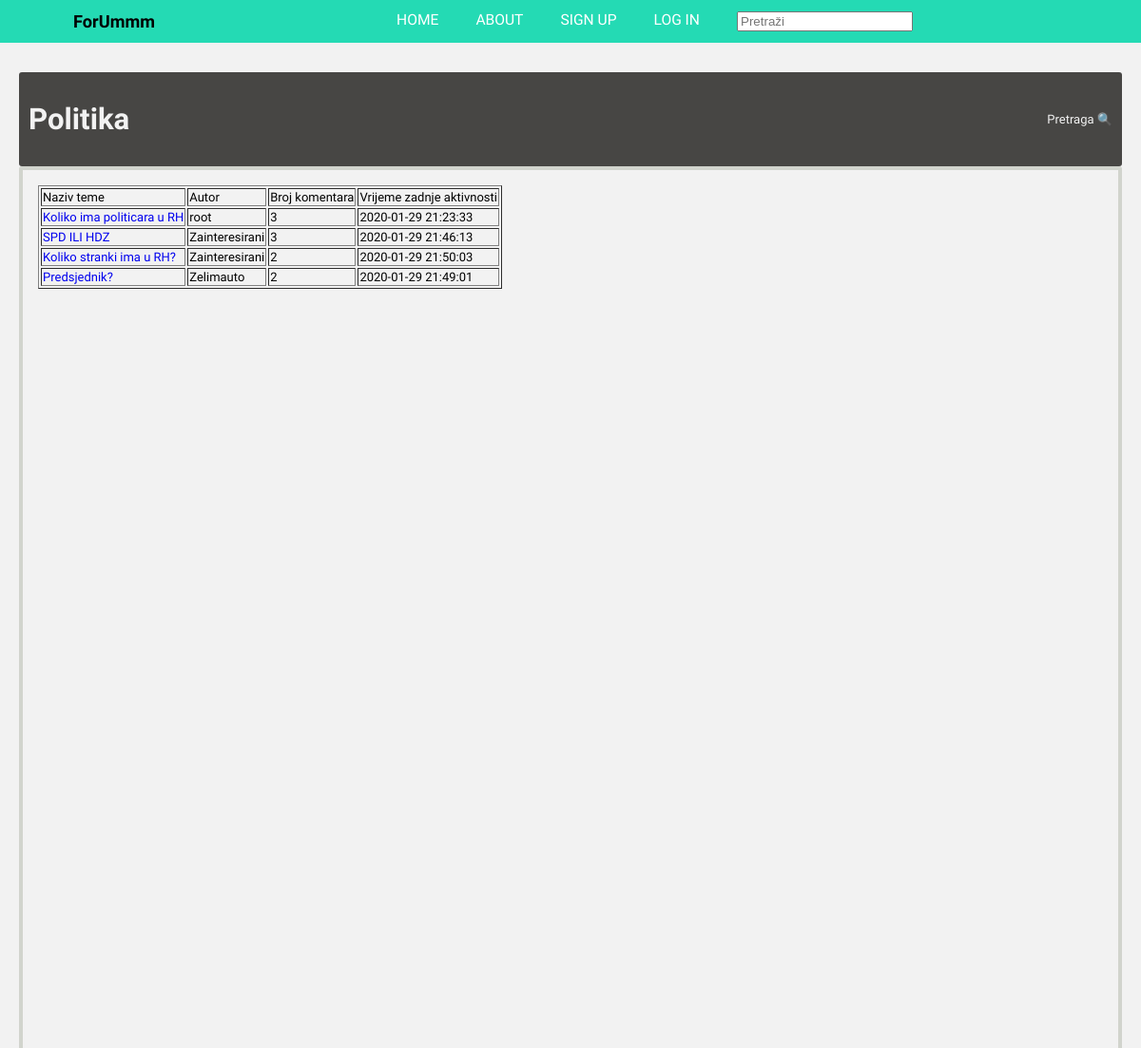
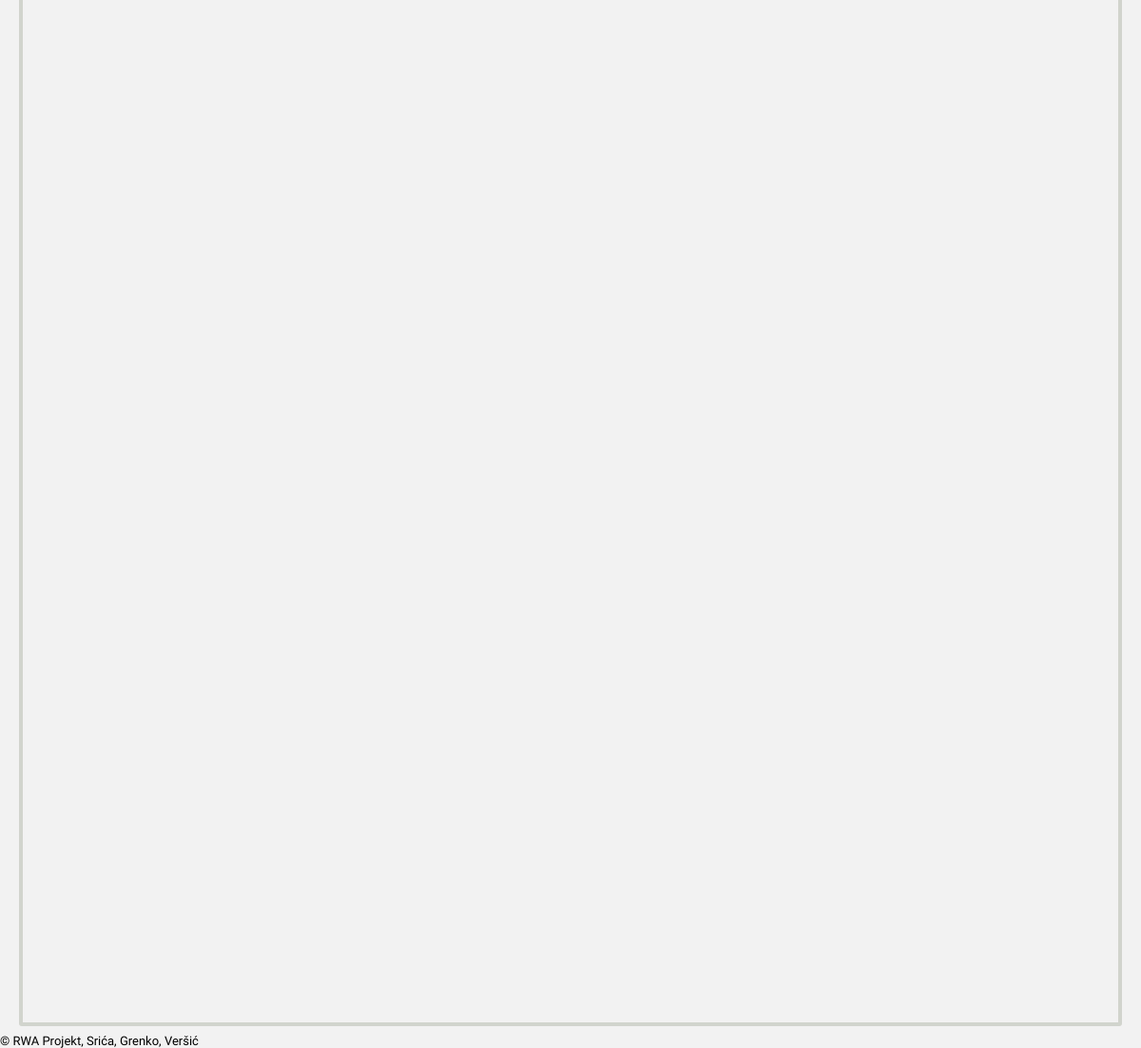
Screenshot of /kategorija.php?category=politika with the database file from the repository (2 pictures, top to bottom).
### tables this page shows
CREATE TABLE `politika` (
  `id` int(11) NOT NULL,
  `postId` tinyint(4) DEFAULT NULL,
  `naslov` text DEFAULT NULL,
  `post` text DEFAULT NULL,
  `date_time` datetime DEFAULT current_timestamp(),
  `username` varchar(30) DEFAULT NULL,
  `komentar` tinyint(4) DEFAULT NULL
);

### kategorija.php (the view, shortened to what this page needs)
<?php
$category = $_GET['category'];
$display_category = ucfirst($category);
$display_category= str_replace('_',' ',$display_category);
$display_category=str_replace('zivot','život',$display_category );
$display_category=str_replace('Skola', 'Škola',$display_category);
  include("header.php");
?>
<!DOCTYPE html>
<html lang="en" dir="ltr">
    <div class="forum">
         <div class="f_middle">
              <div class="content_header">
                  <div class="current_page">
                       <a  href="#"><h1><?php echo $display_category; ?></h1></a>
                  </div>
                  <div class="search">
                       <a  href="#">Pretraga 🔍</a>
                  </div>
             </div>
              <div class="f_content">
                   <div class="main_content">
                     <?php
                     require 'includes/dbconnect.inc.php';
                     $query = "SELECT naslov,id,username FROM $category WHERE  komentar IS NULL";
                     $result = mysqli_query($conn, $query);
                     echo "<TABLE border=1>";
	                     echo "<TR>";
	                     echo "<TD> Naziv teme </TD>";
	                     echo "<TD> Autor </TD>";
	                     echo "<TD> Broj komentara </TD>";
	                     echo "<TD> Vrijeme zadnje aktivnosti </TD>";
	                     echo "</TR>";
	                        $query2 = "SELECT date_time, postId FROM $category WHERE komentar IS NOT NULL GROUP BY postId";
	                        $result2 = mysqli_query($conn, $query2);
                     while ($row = $result->fetch_assoc()) {
                       $var = $row['id'];
	                        $query1 = "SELECT COUNT(*) FROM $category WHERE postId = $var";
	                        $result1 = mysqli_query($conn, $query1);
	                        $row1 = $result1->fetch_assoc();
	                        $row2 = $result2->fetch_assoc();
	                        echo "<TR>";
	                          echo "<TD>". "<a href='pitanje.php?category=".$category."&id=".$row['id']."'>".$row['naslov']."</a>" ."</TD>";
	                          echo "<TD>". $row['username'] ."</TD>";
	                          echo "<TD>" . $row1['COUNT(*)'] . "</TD>";
	                          echo "<TD>" . $row2['date_time'] . "</TD>";
	                        echo "</TR>";
	                     }
	                     echo "</TABLE>";
                      ?>
                  </div>
                  <div class="side_menu">
                  </div>
             </div>
         </div>
    </div>
    <div class="footer">
      © RWA Projekt, Srića, Grenko, Veršić
    </div>
</body>
</html>

### assets/css/header.css (style rules this page uses)
:root { --background: rgba(0, 214, 170, .85); }

### assets/css/styles.css (style rules this page uses)
html { font-size: 13px; }
*, *::before, *::after { box-sizing: border-box; text-decoration: none; }
.forum { padding-top: 68px; }
.f_middle { margin:8px 20px; }
.content_header { display: grid; grid-template-columns: 4fr 1fr; grid-template-areas: "current_page search"; justify-items: start; align-items: center; background-color: #474644; border-radius: 3px; }
.content_header a { color: #f2f2f2; }
.current_page { padding: 5px; margin: 5px; }
.current_page a { font-size: 1.2em; font-weight: 600; }
.search { justify-self: end; margin-right: 10px; }
.search a { font-weight: 500; }
.f_content { display: grid; grid-template-columns: 5fr 1fr; grid-template-areas: "main_content side_menu"; border:solid 4px #d1d4cd; border-radius: 3px; }
.main_content { height: auto; min-height: 2000px; padding:16px; }

### rows the page displays
politika: naslov "Koliko ima politicara u RH", username "root", COUNT "3", date_time "2020-01-29 21:23:33"
politika: naslov "SPD ILI HDZ", username "Zainteresirani", COUNT "3", date_time "2020-01-29 21:46:13"
politika: naslov "Koliko stranki ima u RH?", username "Zainteresirani", COUNT "2", date_time "2020-01-29 21:50:03"
politika: naslov "Predsjednik?", username "Zelimauto", COUNT "2", date_time "2020-01-29 21:49:01"

### other values shown
$display_category "Politika"
